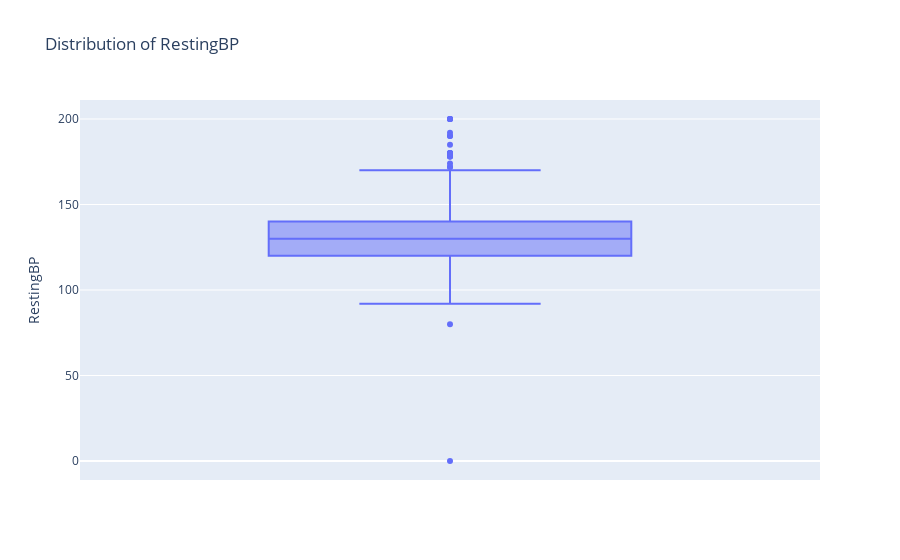

Notebook code for this chart:
### Code cell
fig = px.box(data, y="RestingBP", title=f"Distribution of RestingBP")
fig.show()

### Figure 1 — Plotly figure (JSON) as saved in the notebook; plotly's stock layout.template omitted (floating-point values rounded to 4 significant figures; data arrays with more than 128 entries replaced by an {"elided": "..."} marker saying what was removed)
{"data": [{"alignmentgroup": "True", "hovertemplate": "RestingBP=%{y}<extra></extra>", "legendgroup": "", "marker": {"color": "#636efa"}, "name": "", "notched": false, "offsetgroup": "", "orientation": "v", "showlegend": false, "type": "box", "x0": " ", "xaxis": "x", "y": {"elided": "918 int values"}, "y0": " ", "yaxis": "y"}], "layout": {"boxmode": "group", "legend": {"tracegroupgap": 0}, "title": {"text": "Distribution of RestingBP"}, "xaxis": {"anchor": "y", "domain": [0, 1]}, "yaxis": {"anchor": "x", "domain": [0, 1], "title": {"text": "RestingBP"}}}}
